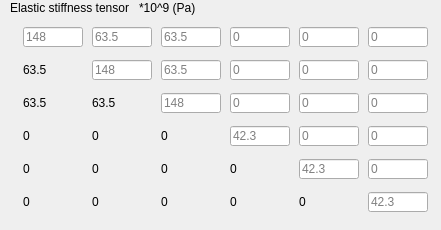
    <widget class="QWidget" name="page">
     <widget class="QWidget" name="layoutWidget_2">
      <property name="geometry">
       <rect>
        <x>20</x>
        <y>20</y>
        <width>412</width>
        <height>201</height>
       </rect>
      </property>
      <layout class="QGridLayout" name="gridLayout_2">
       <item row="5" column="0">
        <widget class="QLabel" name="c61">
         <property name="text">
          <string>0</string>
         </property>
        </widget>
       </item>
       <item row="3" column="3">
        <widget class="QLineEdit" name="c44">
         <property name="minimumSize">
          <size>
           <width>60</width>
           <height>20</height>
          </size>
         </property>
         <property name="maximumSize">
          <size>
           <width>60</width>
           <height>20</height>
          </size>
         </property>
         <property name="placeholderText">
          <string>42.3</string>
         </property>
        </widget>
       </item>
       <item row="1" column="1">
        <widget class="QLineEdit" name="c22">
         <property name="minimumSize">
          <size>
           <width>60</width>
           <height>20</height>
          </size>
         </property>
         <property name="maximumSize">
          <size>
           <width>60</width>
           <height>20</height>
          </size>
         </property>
         <property name="placeholderText">
          <string>148</string>
         </property>
        </widget>
       </item>
       <item row="2" column="2">
        <widget class="QLineEdit" name="c33">
         <property name="minimumSize">
          <size>
           <width>60</width>
           <height>20</height>
          </size>
         </property>
         <property name="maximumSize">
          <size>
           <width>60</width>
           <height>20</height>
          </size>
         </property>
         <property name="placeholderText">
          <string>148</string>
         </property>
        </widget>
       </item>
       <item row="4" column="5">
        <widget class="QLineEdit" name="c56">
         <property name="minimumSize">
          <size>
           <width>60</width>
           <height>20</height>
          </size>
         </property>
         <property name="maximumSize">
          <size>
           <width>60</width>
           <height>20</height>
          </size>
         </property>
         <property name="placeholderText">
          <string>0</string>
         </property>
        </widget>
       </item>
       <item row="0" column="5">
        <widget class="QLineEdit" name="c16">
         <property name="minimumSize">
          <size>
           <width>60</width>
           <height>20</height>
          </size>
         </property>
         <property name="maximumSize">
          <size>
           <width>60</width>
           <height>20</height>
          </size>
         </property>
         <property name="placeholderText">
          <string>0</string>
         </property>
        </widget>
       </item>
       <item row="2" column="3">
        <widget class="QLineEdit" name="c34">
         <property name="minimumSize">
          <size>
           <width>60</width>
           <height>20</height>
          </size>
         </property>
         <property name="maximumSize">
          <size>
           <width>60</width>
           <height>20</height>
          </size>
         </property>
         <property name="placeholderText">
          <string>0</string>
         </property>
        </widget>
       </item>
       <item row="4" column="0">
        <widget class="QLabel" name="c51">
         <property name="text">
          <string>0</string>
         </property>
        </widget>
       </item>
       <item row="1" column="2">
        <widget class="QLineEdit" name="c23">
         <property name="minimumSize">
          <size>
           <width>60</width>
           <height>20</height>
          </size>
         </property>
         <property name="maximumSize">
          <size>
           <width>60</width>
           <height>20</height>
          </size>
         </property>
         <property name="placeholderText">
          <string>63.5</string>
         </property>
        </widget>
       </item>
       <item row="0" column="1">
        <widget class="QLineEdit" name="c12">
         <property name="minimumSize">
          <size>
           <width>60</width>
           <height>20</height>
          </size>
         </property>
         <property name="maximumSize">
          <size>
           <width>60</width>
           <height>20</height>
          </size>
         </property>
         <property name="placeholderText">
          <string>63.5</string>
         </property>
        </widget>
       </item>
       <item row="0" column="0">
        <widget class="QLineEdit" name="c11">
         <property name="minimumSize">
          <size>
           <width>60</width>
           <height>20</height>
          </size>
         </property>
         <property name="maximumSize">
          <size>
           <width>60</width>
           <height>20</height>
          </size>
         </property>
         <property name="placeholderText">
          <string>148</string>
         </property>
        </widget>
       </item>
       <item row="2" column="5">
        <widget class="QLineEdit" name="c36">
         <property name="minimumSize">
          <size>
           <width>60</width>
           <height>20</height>
          </size>
         </property>
         <property name="maximumSize">
          <size>
           <width>60</width>
           <height>20</height>
          </size>
         </property>
         <property name="placeholderText">
          <string>0</string>
         </property>
        </widget>
       </item>
       <item row="2" column="4">
        <widget class="QLineEdit" name="c35">
         <property name="minimumSize">
          <size>
           <width>60</width>
           <height>20</height>
          </size>
         </property>
         <property name="maximumSize">
          <size>
           <width>60</width>
           <height>20</height>
          </size>
         </property>
         <property name="placeholderText">
          <string>0</string>
         </property>
        </widget>
       </item>
       <item row="0" column="2">
        <widget class="QLineEdit" name="c13">
         <property name="minimumSize">
          <size>
           <width>60</width>
           <height>20</height>
          </size>
         </property>
         <property name="maximumSize">
          <size>
           <width>60</width>
           <height>20</height>
          </size>
         </property>
         <property name="placeholderText">
          <string>63.5</string>
         </property>
        </widget>
       </item>
       <item row="5" column="5">
        <widget class="QLineEdit" name="c66">
         <property name="minimumSize">
          <size>
           <width>60</width>
           <height>20</height>
          </size>
         </property>
         <property name="maximumSize">
          <size>
           <width>60</width>
           <height>20</height>
          </size>
         </property>
         <property name="placeholderText">
          <string>42.3</string>
         </property>
        </widget>
       </item>
       <item row="1" column="5">
        <widget class="QLineEdit" name="c26">
         <property name="minimumSize">
          <size>
           <width>60</width>
           <height>20</height>
          </size>
         </property>
         <property name="maximumSize">
          <size>
           <width>60</width>
           <height>20</height>
          </size>
         </property>
         <property name="placeholderText">
          <string>0</string>
         </property>
        </widget>
       </item>
       <item row="1" column="4">
        <widget class="QLineEdit" name="c25">
         <property name="minimumSize">
          <size>
           <width>60</width>
           <height>20</height>
          </size>
         </property>
         <property name="maximumSize">
          <size>
           <width>60</width>
           <height>20</height>
          </size>
         </property>
         <property name="placeholderText">
          <string>0</string>
         </property>
        </widget>
       </item>
       <item row="1" column="3">
        <widget class="QLineEdit" name="c24">
         <property name="minimumSize">
          <size>
           <width>60</width>
           <height>20</height>
          </size>
         </property>
         <property name="maximumSize">
          <size>
           <width>60</width>
           <height>20</height>
          </size>
         </property>
         <property name="placeholderText">
          <string>0</string>
         </property>
        </widget>
       </item>
       <item row="4" column="4">
        <widget class="QLineEdit" name="c55">
         <property name="minimumSize">
          <size>
           <width>60</width>
           <height>20</height>
          </size>
         </property>
         <property name="maximumSize">
          <size>
           <width>60</width>
           <height>20</height>
          </size>
         </property>
         <property name="placeholderText">
          <string>42.3</string>
         </property>
        </widget>
       </item>
       <item row="3" column="5">
        <widget class="QLineEdit" name="c46">
         <property name="minimumSize">
          <size>
           <width>60</width>
           <height>20</height>
          </size>
         </property>
         <property name="maximumSize">
          <size>
           <width>60</width>
           <height>20</height>
          </size>
         </property>
         <property name="placeholderText">
          <string>0</string>
         </property>
        </widget>
       </item>
       <item row="1" column="0">
        <widget class="QLabel" name="c21">
         <property name="text">
          <string>63.5</string>
         </property>
         <property name="buddy">
          <cstring>c12</cstring>
         </property>
        </widget>
       </item>
       <item row="0" column="3">
        <widget class="QLineEdit" name="c14">
         <property name="minimumSize">
          <size>
           <width>60</width>
           <height>20</height>
          </size>
         </property>
         <property name="maximumSize">
          <size>
           <width>60</width>
           <height>20</height>
          </size>
         </property>
         <property name="placeholderText">
          <string>0</string>
         </property>
        </widget>
       </item>
       <item row="0" column="4">
        <widget class="QLineEdit" name="c15">
         <property name="minimumSize">
          <size>
           <width>60</width>
           <height>20</height>
          </size>
         </property>
         <property name="maximumSize">
          <size>
           <width>60</width>
           <height>20</height>
          </size>
         </property>
         <property name="placeholderText">
          <string>0</string>
         </property>
        </widget>
       </item>
       <item row="4" column="2">
        <widget class="QLabel" name="c53">
         <property name="text">
          <string>0</string>
         </property>
        </widget>
       </item>
       <item row="3" column="0">
        <widget class="QLabel" name="c41">
         <property name="text">
          <string>0</string>
         </property>
        </widget>
       </item>
       <item row="2" column="0">
        <widget class="QLabel" name="c31">
         <property name="text">
          <string>63.5</string>
         </property>
        </widget>
       </item>
       <item row="3" column="2">
        <widget class="QLabel" name="c43">
         <property name="text">
          <string>0</string>
         </property>
        </widget>
       </item>
       <item row="3" column="1">
        <widget class="QLabel" name="c42">
         <property name="text">
          <string>0</string>
         </property>
        </widget>
       </item>
       <item row="5" column="2">
        <widget class="QLabel" name="c63">
         <property name="text">
          <string>0</string>
         </property>
        </widget>
       </item>
       <item row="3" column="4">
        <widget class="QLineEdit" name="c45">
         <property name="minimumSize">
          <size>
           <width>60</width>
           <height>20</height>
          </size>
         </property>
         <property name="maximumSize">
          <size>
           <width>60</width>
           <height>20</height>
          </size>
         </property>
         <property name="placeholderText">
          <string>0</string>
         </property>
        </widget>
       </item>
       <item row="5" column="4">
        <widget class="QLabel" name="c65">
         <property name="text">
          <string>0</string>
         </property>
        </widget>
       </item>
       <item row="5" column="1">
        <widget class="QLabel" name="c62">
         <property name="text">
          <string>0</string>
         </property>
        </widget>
       </item>
       <item row="4" column="1">
        <widget class="QLabel" name="c52">
         <property name="text">
          <string>0</string>
         </property>
        </widget>
       </item>
       <item row="2" column="1">
        <widget class="QLabel" name="c32">
         <property name="text">
          <string>63.5</string>
         </property>
        </widget>
       </item>
       <item row="5" column="3">
        <widget class="QLabel" name="c64">
         <property name="text">
          <string>0</string>
         </property>
        </widget>
       </item>
       <item row="4" column="3">
        <widget class="QLabel" name="c54">
         <property name="text">
          <string>0</string>
         </property>
        </widget>
       </item>
      </layout>
     </widget>
     <widget class="QLabel" name="label_16">
      <property name="geometry">
       <rect>
        <x>10</x>
        <y>0</y>
        <width>211</width>
        <height>16</height>
       </rect>
      </property>
      <property name="text">
       <string>Elastic stiffness tensor   *10^9 (Pa)</string>
      </property>
     </widget>
    </widget>
